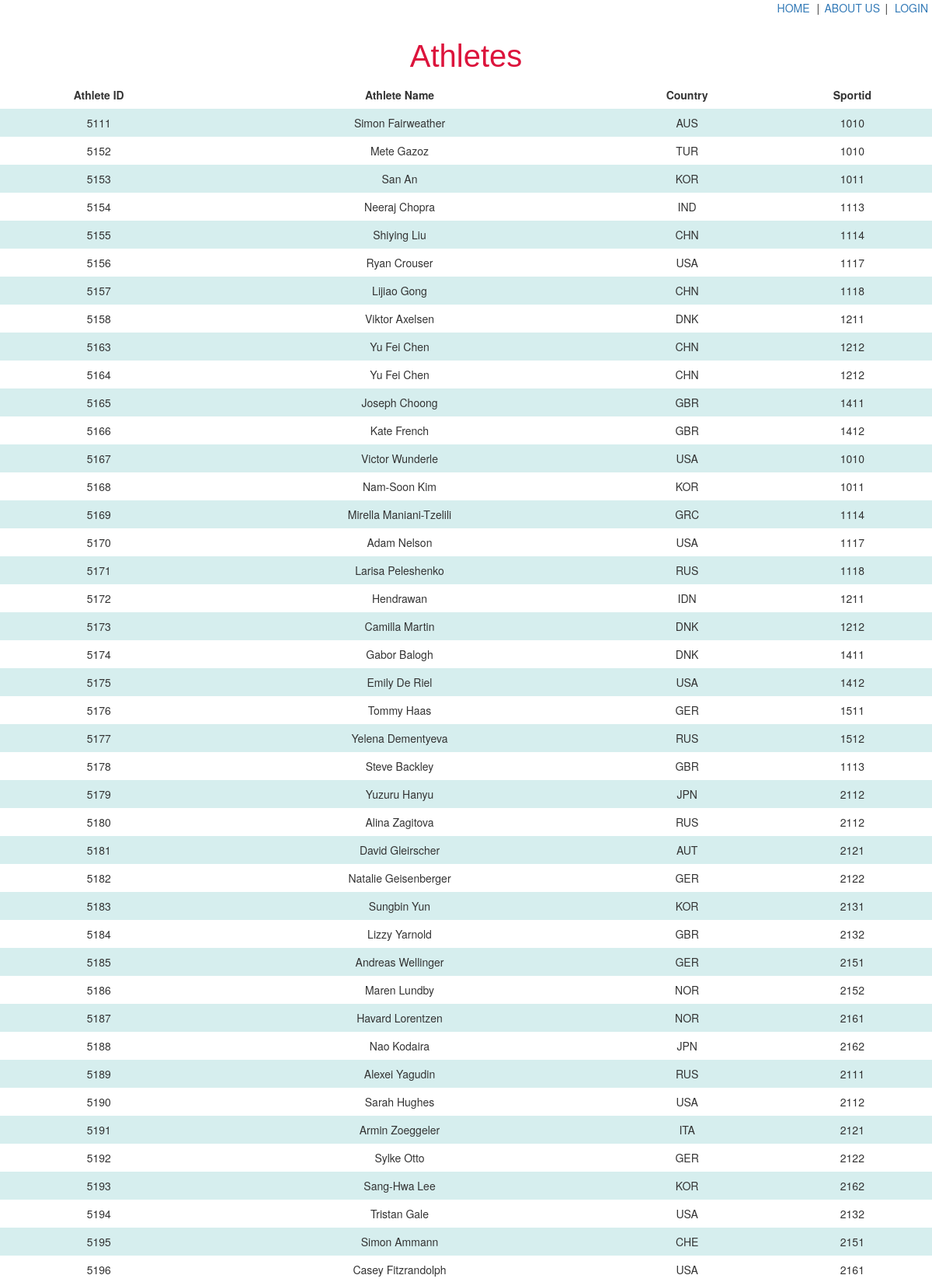
Page /CA/Athletes.php (upper part) on the committed database.
### tables this page shows
CREATE TABLE IF NOT EXISTS `athletes` (
  `Aid` int(5) NOT NULL AUTO_INCREMENT,
  `Aname` varchar(100) NOT NULL,
  `Country` varchar(4) NOT NULL,
  `Sportid` int(5) NOT NULL,
  PRIMARY KEY (`Aid`),
  KEY `Cn_fk` (`Country`),
  KEY `Sp_fk` (`Sportid`)
);

### CA/Athletes.php (the view, shortened to what this page needs)
<!DOCTYPE html>
<html lang="en">
<head>
    <link href="https://cdn.jsdelivr.net/npm/bootstrap@5.1.3/dist/css/bootstrap.min.css"
    rel="stylesheet"
>
    <link rel="stylesheet" href="https://maxcdn.bootstrapcdn.com/bootstrap/3.4.1/css/bootstrap.min.css">
</head>
<body>
<div>
          <nav style="text-align:right;">
            <p class="header-links">
              <a href="/index.php" class="px-2">HOME</a> |
              <a href="#footer" class="px-1">ABOUT US</a> |
              <a href="/login.php" class="px-2">LOGIN</a>
            </p>
          </nav>
        </div>
    <div class="container">
        <div class="row">
          <div class="text-center">
            <h2 class="site-title desc" style="font-size:40px; font-family:Verdana, Geneva, Tahoma, sans-serif; color:#DC143C">Athletes</h2>
          </div>
        </div>
    </div>
    <table>
      <tr>
        <th>Athlete ID</th>
        <th>Athlete Name</th>
        <th>Country</th>
        <th>Sportid</th>
      </tr>
    <?php
      $conn=mysqli_connect("localhost","root","","olympic_base");
      $sql="SELECT * FROM athletes";
      $result=$conn->query($sql);
      if($result->num_rows>0){
        while($row=$result->fetch_assoc()){
          echo "<tr><td>".$row["Aid"]."</td><td>".$row["Aname"]."</td><td>".$row["Country"]."</td><td>".$row["Sportid"]."</td></tr>";
        }
      }
        else{
          echo "no results";
        }
    ?>
    </table>
    <br>
    <br>
</body>
</html>

### CA/Athletes.php (style rules this page uses)
table { border-collapse: collapse; width: 100%; }
th, td { text-align: center; padding: 8px; }
tr:nth-child(even) { background-color: #D6EEEE; }

### rows in the picture
athletes: Aid "5111", Aname "Simon Fairweather", Country "AUS", Sportid "1010"
athletes: Aid "5152", Aname "Mete Gazoz", Country "TUR", Sportid "1010"
athletes: Aid "5153", Aname "San An", Country "KOR", Sportid "1011"
athletes: Aid "5154", Aname "Neeraj Chopra", Country "IND", Sportid "1113"
athletes: Aid "5155", Aname "Shiying Liu", Country "CHN", Sportid "1114"
athletes: Aid "5156", Aname "Ryan Crouser", Country "USA", Sportid "1117"
athletes: Aid "5157", Aname "Lijiao Gong", Country "CHN", Sportid "1118"
athletes: Aid "5158", Aname "Viktor Axelsen", Country "DNK", Sportid "1211"
athletes: Aid "5163", Aname "Yu Fei Chen", Country "CHN", Sportid "1212"
athletes: Aid "5164", Aname "Yu Fei Chen", Country "CHN", Sportid "1212"
athletes: Aid "5165", Aname "Joseph Choong", Country "GBR", Sportid "1411"
athletes: Aid "5166", Aname "Kate French", Country "GBR", Sportid "1412"
athletes: Aid "5167", Aname "Victor Wunderle", Country "USA", Sportid "1010"
athletes: Aid "5168", Aname "Nam-Soon Kim", Country "KOR", Sportid "1011"
athletes: Aid "5169", Aname "Mirella Maniani-Tzelili", Country "GRC", Sportid "1114"
athletes: Aid "5170", Aname "Adam Nelson", Country "USA", Sportid "1117"
athletes: Aid "5171", Aname "Larisa Peleshenko", Country "RUS", Sportid "1118"
athletes: Aid "5172", Aname "Hendrawan", Country "IDN", Sportid "1211"
athletes: Aid "5173", Aname "Camilla Martin", Country "DNK", Sportid "1212"
athletes: Aid "5174", Aname "Gabor Balogh", Country "DNK", Sportid "1411"
athletes: Aid "5175", Aname "Emily De Riel", Country "USA", Sportid "1412"
athletes: Aid "5176", Aname "Tommy Haas", Country "GER", Sportid "1511"
athletes: Aid "5177", Aname "Yelena Dementyeva", Country "RUS", Sportid "1512"
athletes: Aid "5178", Aname "Steve Backley", Country "GBR", Sportid "1113"
athletes: Aid "5179", Aname "Yuzuru Hanyu", Country "JPN", Sportid "2112"
athletes: Aid "5180", Aname "Alina Zagitova", Country "RUS", Sportid "2112"
athletes: Aid "5181", Aname "David Gleirscher", Country "AUT", Sportid "2121"
athletes: Aid "5182", Aname "Natalie Geisenberger", Country "GER", Sportid "2122"
athletes: Aid "5183", Aname "Sungbin Yun", Country "KOR", Sportid "2131"
athletes: Aid "5184", Aname "Lizzy Yarnold", Country "GBR", Sportid "2132"
athletes: Aid "5185", Aname "Andreas Wellinger", Country "GER", Sportid "2151"
athletes: Aid "5186", Aname "Maren Lundby", Country "NOR", Sportid "2152"
athletes: Aid "5187", Aname "Havard Lorentzen", Country "NOR", Sportid "2161"
athletes: Aid "5188", Aname "Nao Kodaira", Country "JPN", Sportid "2162"
athletes: Aid "5189", Aname "Alexei Yagudin", Country "RUS", Sportid "2111"
athletes: Aid "5190", Aname "Sarah Hughes", Country "USA", Sportid "2112"
athletes: Aid "5191", Aname "Armin Zoeggeler", Country "ITA", Sportid "2121"
athletes: Aid "5192", Aname "Sylke Otto", Country "GER", Sportid "2122"
athletes: Aid "5193", Aname "Sang-Hwa Lee", Country "KOR", Sportid "2162"
athletes: Aid "5194", Aname "Tristan Gale", Country "USA", Sportid "2132"
athletes: Aid "5195", Aname "Simon Ammann", Country "CHE", Sportid "2151"
athletes: Aid "5196", Aname "Casey Fitzrandolph", Country "USA", Sportid "2161"
